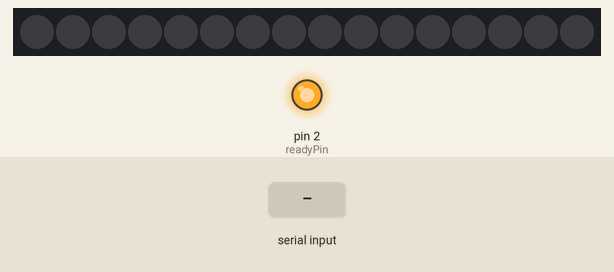
Simulated run of this sketch. Board: Arduino Uno, built with avr-gcc and run on an emulated ATmega328P. Shown: 16 RGB LEDs in strip order, left to right, output pins drawn as LEDs (lit = HIGH). The test bench sets the inputs (shaded band). What the sketch prints to the serial monitor is not drawn.

Above: at 1.2 s.
1.3 s: byte 255 (0xff) received over Serial
At 1.9 s:
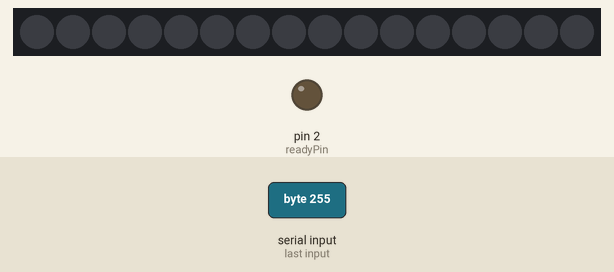
Timing chart, 0 to 4.3 s (numbered marks = the images above; inputs shaded):
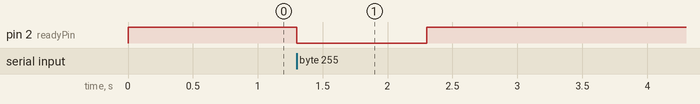

The sketch:

LightEngine.ino
```cpp
// Yep, this is actually -*- c++ -*-
/*
    Basic Pin setup:
    ------------                                  ---u----
    ARDUINO   13|-> SCLK (pin 25)           OUT1 |1     28| OUT channel 0
              12|                           OUT2 |2     27|-> GND (VPRG)
              11|-> SIN (pin 26)            OUT3 |3     26|-> SIN (pin 11)
              10|-> BLANK (pin 23)          OUT4 |4     25|-> SCLK (pin 13)
               9|-> XLAT (pin 24)             .  |5     24|-> XLAT (pin 9)
               8|                             .  |6     23|-> BLANK (pin 10)
               7|                             .  |7     22|-> GND
               6|                             .  |8     21|-> VCC (+5V)
               5|                             .  |9     20|-> 2K Resistor -> GND
               4|                             .  |10    19|-> +5V (DCPRG)
               3|-> GSCLK (pin 18)            .  |11    18|-> GSCLK (pin 3)
               2|                             .  |12    17|-> SOUT
               1|                             .  |13    16|-> XERR
               0|                           OUT14|14    15| OUT channel 15
    ------------                                  --------

    -  Put the longer leg (anode) of the LEDs in the +5V and the shorter leg
         (cathode) in OUT(0-15).
    -  +5V from Arduino -> TLC pin 21 and 19     (VCC and DCPRG)
    -  GND from Arduino -> TLC pin 22 and 27     (GND and VPRG)
    -  digital 3        -> TLC pin 18            (GSCLK)
    -  digital 9        -> TLC pin 24            (XLAT)
    -  digital 10       -> TLC pin 23            (BLANK)
    -  digital 11       -> TLC pin 26            (SIN)
    -  digital 13       -> TLC pin 25            (SCLK)
    -  The 2K resistor between TLC pin 20 and GND will let ~20mA through each
       LED.  To be precise, it's I = 39.06 / R (in ohms).  This doesn't depend
       on the LED driving voltage.
    - (Optional): put a pull-up resistor (~10k) between +5V and BLANK so that
                  all the LEDs will turn off when the Arduino is reset.

    If you are daisy-chaining more than one TLC, connect the SOUT of the first
    TLC to the SIN of the next.  All the other pins should just be connected
    together:
        BLANK on Arduino -> BLANK of TLC1 -> BLANK of TLC2 -> ...
        XLAT on Arduino  -> XLAT of TLC1  -> XLAT of TLC2  -> ...
    The one exception is that each TLC needs it's own resistor between pin 20
    and GND.

    This library uses the PWM output ability of digital pins 3, 9, 10, and 11.
    Do not use analogWrite(...) on these pins.
*/

#include "Tlc5940.h"

#define readyPin 2

char buf[30];

void setup()
{
  Tlc.init();
  pinMode(readyPin, OUTPUT);
  digitalWrite(readyPin, 1);

  Serial.begin(57600);
  Serial.println("Hello LightEngine");

  for (uint8_t i=0;i<30;i++) buf[i] = 0;
}

uint16_t brightness(uint8_t ledvalue) {
  return ledvalue << 5;
}

void loop()
{
  if (Serial.available() > 0) {
    if (Serial.read() == 0xff) {
      digitalWrite(readyPin, 0);
      uint8_t numbytes = Serial.readBytes(buf, 30);
      // Serial.print("Received ");
      // Serial.print(numbytes);
      // Serial.println(" bytes");
      Tlc.clear();
      for (uint8_t i=0;i<numbytes;i++) {
        //        Serial.print(buf[i], HEX);
        //        Serial.print(" ");
        Tlc.set(i, brightness(buf[i]));
      }
      //      Serial.println();
      Tlc.update();
      digitalWrite(readyPin, 1);
    }
  }
}
```

Measured:
- after the input at 1.3 s, pin 2 (readyPin): HIGH → LOW at once, → HIGH 1.0 s later
